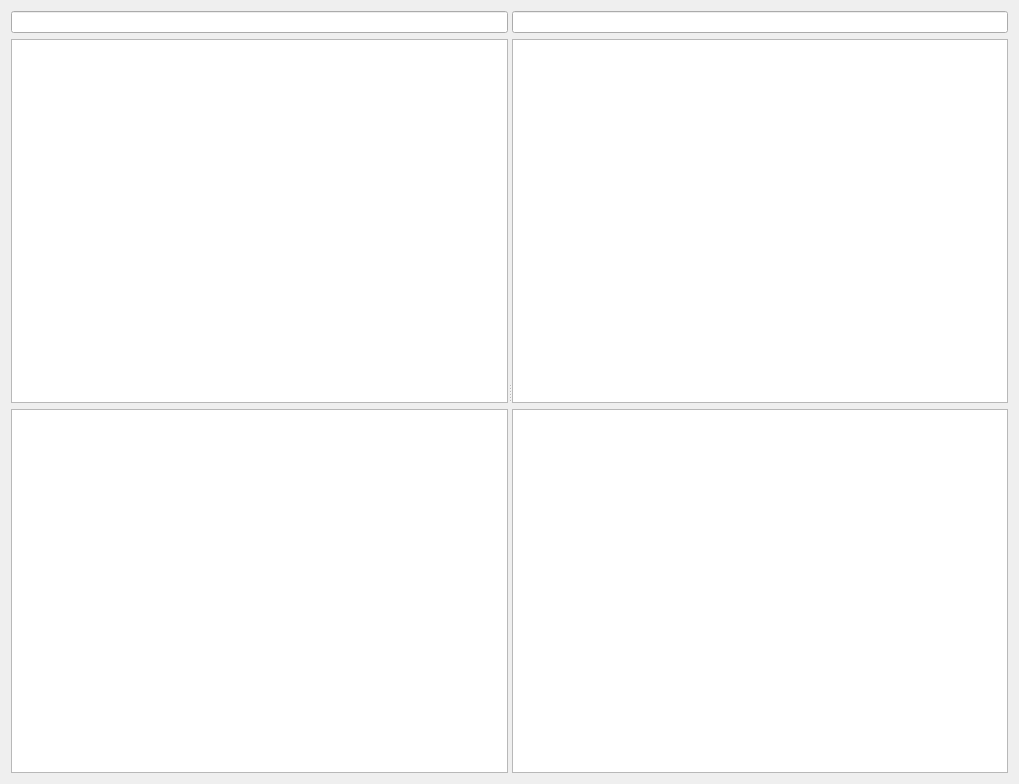
<?xml version="1.0" encoding="UTF-8"?>
<ui version="4.0">
 <class>CompareWindow</class>
 <widget class="QDialog" name="CompareWindow">
  <property name="geometry">
   <rect>
    <x>0</x>
    <y>0</y>
    <width>1019</width>
    <height>784</height>
   </rect>
  </property>
  <property name="windowTitle">
   <string>Form</string>
  </property>
  <layout class="QVBoxLayout" name="verticalLayout_3">
   <item>
    <widget class="QSplitter" name="splitter">
     <property name="orientation">
      <enum>Qt::Orientation::Horizontal</enum>
     </property>
     <widget class="QWidget" name="layoutWidget">
      <layout class="QVBoxLayout" name="VLayoutLeft">
       <item>
        <widget class="QLineEdit" name="LineEditLeft">
         <property name="readOnly">
          <bool>true</bool>
         </property>
        </widget>
       </item>
       <item>
        <widget class="QListWidget" name="ListLeft"/>
       </item>
       <item>
        <widget class="QPlainTextEdit" name="TextEditLeft"/>
       </item>
      </layout>
     </widget>
     <widget class="QWidget" name="layoutWidget">
      <layout class="QVBoxLayout" name="VLayoutRight">
       <item>
        <widget class="QLineEdit" name="LineEditRight">
         <property name="readOnly">
          <bool>true</bool>
         </property>
        </widget>
       </item>
       <item>
        <widget class="QListWidget" name="ListRight"/>
       </item>
       <item>
        <widget class="QPlainTextEdit" name="TextEditRight"/>
       </item>
      </layout>
     </widget>
    </widget>
   </item>
  </layout>
 </widget>
 <resources/>
 <connections/>
</ui>
